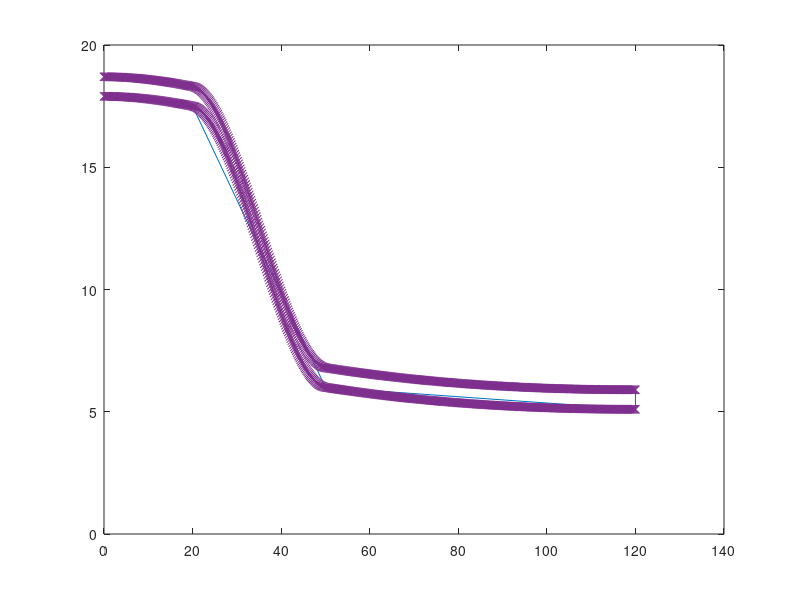

This chart was generated by the following MATLAB code:
function genShape2D( outFileName, shape, par )
% function genShape2D( outFileName )
%
% Kontur als Polygon berechnen und Ausgabe in openscad-Syntax.
% Dort kann dann durch Extrusion daraus ein Rotationskoerper
% mit der Wandstaerke w erzeugt werden.
%
% Usage examples:
%   % octave
%   genShape2D
%   
%   genShape2D('poly.scad', 'exponential horn' )

%   // openscad
%   rotate_extrude($fn = 80) rotate([0,0,90]) include <poly.scad>
%


pkg load signal            % need rms function
close all

if ~exist('par','var')
 par='';
end

if ~exist('shape','var')
 shape='3';
end

if ~exist('outFileName','var') || isempty(outFileName)
  outFileName='poly.scad';
end

comment=sprintf('generated by genShape2D.m, shape=''%s'', par=''%s''', shape, par);

w=0.8;     % Wall thickness
c=0.4;     % clearance
hollow=1;
make_sparse=1;    % remove unnecessary intermediate points

switch shape
  case {'1','test1'}
    description='1';
    x=[ 0  5  10 20 ]
    y=[ 20 10 10 10 ]

  case {'2','test2'}
    x=[ 0  20 30 40 50 80 ]
    y=[ 35 35 31 14 10 10 ]

  case {'3','hose_vacuum'}       % Reduzierstueck fuer Staubsauger
    d1=35;                       % Nenninnendurchmesser Anfang
    d2=11;                       % Nennaussendurchmesser Ende
    eval(par);
    x=[ 0      20      50    120 ]
    y=[ d1+2*c d1    d2+1   d2-w ]/2

  case {'4','half circle'}
    % half circle
    r=50
    x=  0:2:2*r;
    y=  r*sqrt(1-(x/r -1).^2);
    ti= 0:pi/30:pi;        % parametrische Definition
    xi= r*(cos(ti)+1);
    yi= r*sin(ti);

  case {'5','exponential horn'}
    a=50;
    L=150;
    eval(par);
    b=2.7/L;
    x=  0:10:L;
    y= a*exp(-x*b);
    xi= 0:1:L;
    yi=a*exp(-xi*b);

  case {'6','druckluft'}       % Anschlusskupplung fuer Druckluft
    x=[ 0     8.4    9.5  12   13.3 14.0  15  19.8  20  ]
    y=[  12   12     9.5  9.5  12   12    10  10   9.8  ]/2
    xi=0:0.1:x(end);
    hollow=0;

  case {'7','meander'}       % Halteclip fuer Gabelschluesselsatz
    [x,y] = meander();
    x=[x 1.01*x(end-1:-1:2)];
    y=[y 1.01*y(end-1:-1:2)];
    xi=x;
    yi=y;
    hollow=0;
    
  otherwise
    warning(['unknown shape: ' shape]);
    return;

end

figure, plot(x,y); hold on

if ~exist('xi', 'var')
  xi=0:0.2:x(end);
end
if ~exist('yi', 'var')
  yi=interp1(x,y,xi,'cubic')
end
size(xi)
size(yi)
plot(xi,yi,'-'); % ylim([0 55]);

s=[xi ; yi];
if hollow~=0
  % Um Wandstaerke verschobene Kontour berechnen.
  % das funktioniert nicht mehr, wenn der Kruemmungsradius kleiner als w ist.
  %s=[x ; y];
  ds=diff(s,1,2);
  O=[0 ; 0]
  ds = [ O ds] + [ds O]/2;    % FIR filter
  ds = ds ./ (ones(2,1)*rms(ds,1))/sqrt(2);  % Tangenten-Einheitsvektor
  T=[ 0 -1 ; 1 0];
  dn  = T*ds;                                % Normalenvektor
  %sqrt(dn(1,:).^2 + dn(2,:).^2);
  so = s + w*dn;

  iyneg=find(so(2,:) < 0);
  so(2,iyneg)=0;

  plot(so(1,:),so(2,:),'-');
  s=[ s fliplr(so) ];
end
hold off

% remove redundant linear segments
if make_sparse
  dd=diff(s,2,2);
  id=find([ 1 rms(dd,1) 1]>1e-7);
  s=s(:,id);
  hold on ; plot(s(1,:),s(2,:),'-x'); hold off;
end

% openscad polygon output
fh=fopen(outFileName,'w');
%fh=1;
fprintf(fh, '// %s\npolygon([ \n', comment);
semic=',';
cnt=1;
for ii=1:length(s)
  x0=s(1,ii);
  y0=s(2,ii);
  if ii == length(s)
    semic=' ';
  end 
  fprintf(fh, ' [ %6.3f, %6.3f]%s', x0, y0, semic);
  if mod(ii, 4) == 0
    fprintf(fh, '\n');
  end
end
fprintf(fh, ' ]);\n\n');
fclose(fh);



% Gabelschluessel-Halter-Funktion, 
% TODO: besser als Bezier-Kurve mit Referenzpunkten, statt als parametrische Kurve?
function [x,y] = meander()
  f=4;
  t=(0:0.002:1.02)+0.04;
  scale=10*exp(t*log(2));   % geometric scaling
  
  x= 1.5*t - 0.06*sin(2*2*pi*f*t).*(sqrt(t)+1) + 0.02*sin(4*2*pi*f*t);
  y= 1.01*sin(2*pi*f*t) + 0.00*sin(5*2*pi*f*t);
  x=1.5*scale.*x;
  y=scale.*y;
  plot(x,y); grid on; ylim=([-1.2 1.2]); 

  hold on
  y= 1.01*sin(2*pi*f*t) + 0.04*sin(5*2*pi*f*t);
  y=scale.*y;
  plot(x,y); grid on; ylim=([-1.2 1.2]); 
